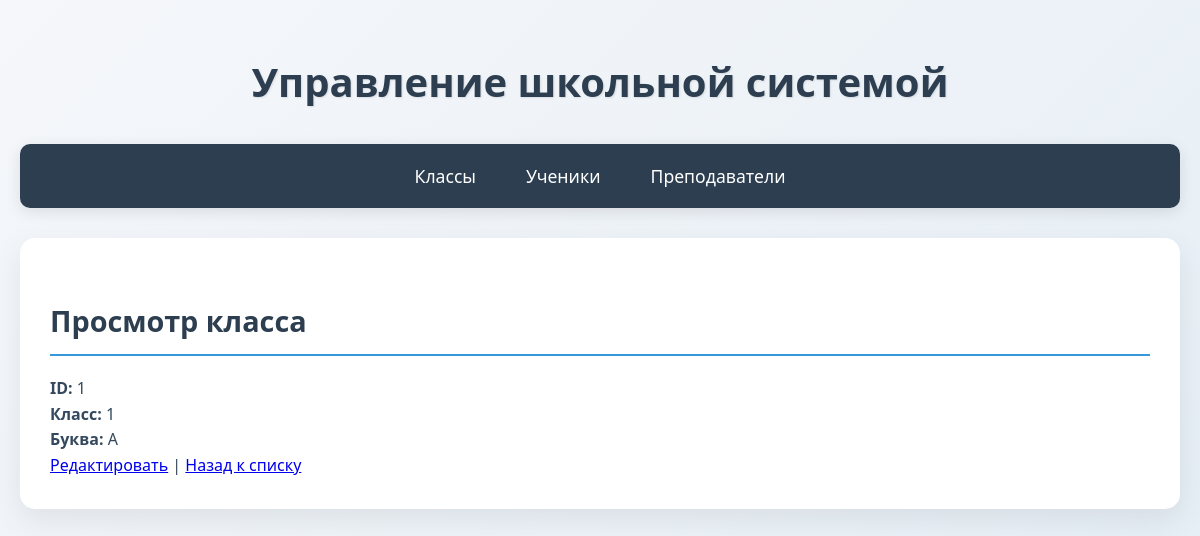
Screenshot of /?entity=class&action=show&id=1 with the database file from the repository.
### tables this page shows
CREATE TABLE `class` (
  `class_id` int(11) NOT NULL,
  `grade` int(11) DEFAULT NULL,
  `letter` varchar(3) DEFAULT NULL
);

### model.php (called while the page is built, shortened)
<?php
$host = 'localhost';
$user = 'root';
$password = '';
$database = 'school';
$port = 3306;
function getDBConnection()
{
    global $host, $user, $password, $database, $port;
    $conn = new mysqli($host, $user, $password, $database, $port);
    $conn->set_charset("utf8mb4");
    return $conn;
}
function db_getById($table, $id)
{
    $conn = getDBConnection();
    $id_field = $table . '_id';
    $stmt = $conn->prepare("SELECT * FROM $table WHERE $id_field = ?");
    $stmt->bind_param("i", $id);
    $stmt->execute();
    $result = $stmt->get_result();
    $item = $result ? $result->fetch_assoc() : null;
    return $item;
}
?>

### views/class/show.php (the view)
<?php if (empty($class)): ?>
    <p class="error">Класс не найден.</p>
<?php else: ?>
    <h2>Просмотр класса</h2>
    <p><strong>ID:</strong> <?= $class['class_id'] ?></p>
    <p><strong>Класс:</strong> <?= $class['grade'] ?></p>
    <p><strong>Буква:</strong> <?= $class['letter'] ?></p>
    <p>
        <a href="?entity=class&action=edit&id=<?= $class['class_id'] ?>">Редактировать</a> |
        <a href="?entity=class&action=list">Назад к списку</a>
    </p>
<?php endif; ?>

### assets/style.css (style rules this page uses)
* { box-sizing: border-box; margin: 0; padding: 0; }
:root { --primary: #3498db; --secondary: #2ecc71; --accent: #e74c3c; --dark: #2c3e50; --light: #ecf0f1; --text: #34495e; --success: #27ae60; --warning: #f39c12; --error: #e74c3c; }
body { font-family: "Segoe UI", Tahoma, Geneva, Verdana, sans-serif; background: linear-gradient(135deg, #f5f7fa 0%, #e4edf5 100%); color: var(--text); line-height: 1.6; padding: 20px; min-height: 100vh; }
h1, h2, h3 { color: var(--dark); margin-bottom: 20px; font-weight: 600; }
h2 { font-size: 1.8rem; border-bottom: 2px solid var(--primary); padding-bottom: 10px; margin-top: 30px; }

### rows the page displays
class: class_id "1", grade "1", letter "А"

### other values shown
$title "Классы"
$title "Ученики"
$title "Преподаватели"
